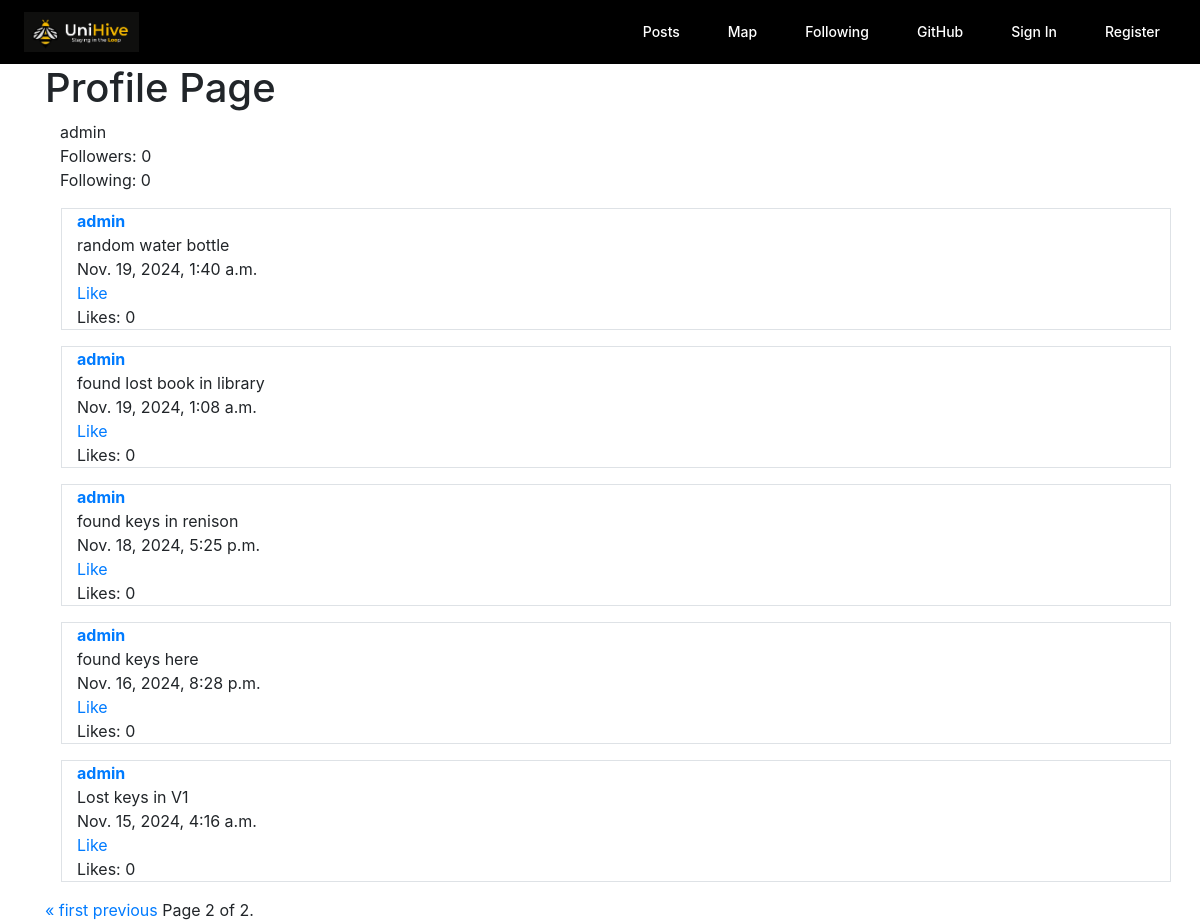
Before: /profile/admin?page=2 with the older database file.
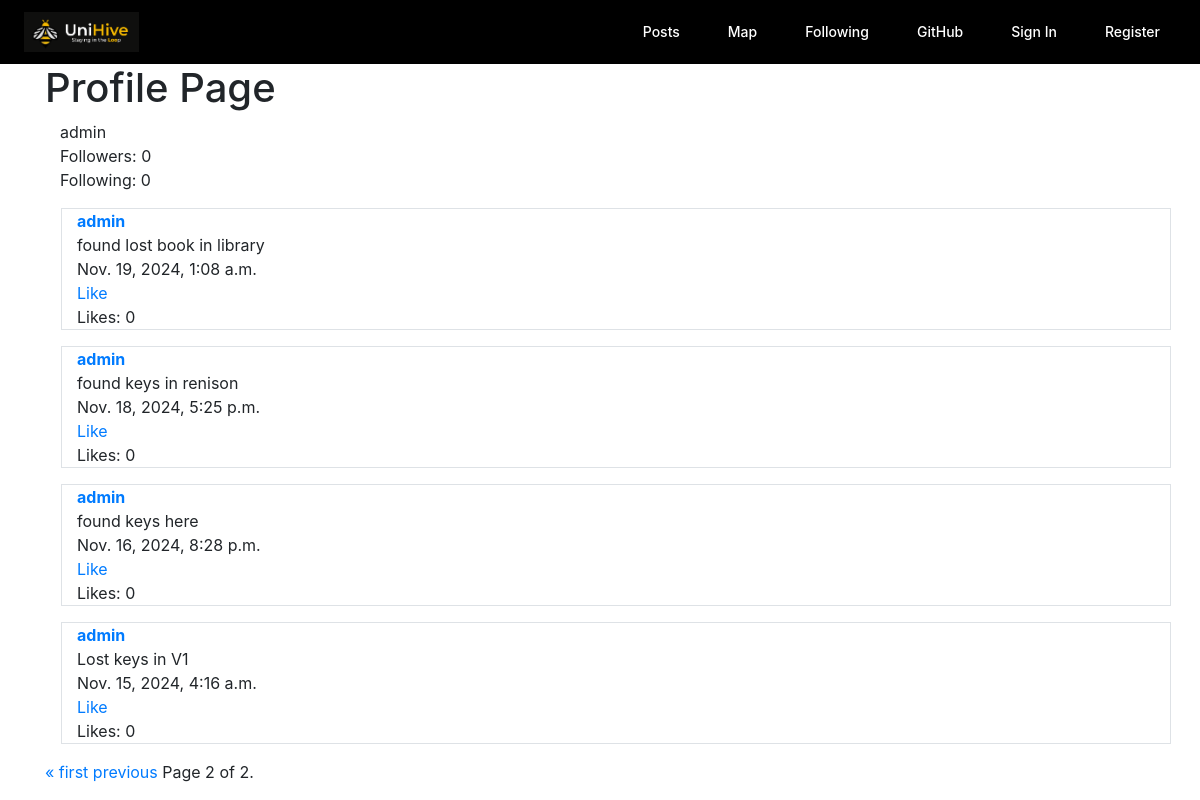
After: the same page with the newer database file.
### network/models.py (models this page shows)
class Post(models.Model):
    poster = models.ForeignKey(User, on_delete=models.CASCADE)
    content = models.TextField()
    time = models.DateTimeField(auto_now_add=True)
    likes = models.ManyToManyField(User, blank=True, related_name="liked")
    found = models.BooleanField(default=False)
    picture = models.ImageField(upload_to=post_picture_path, blank=True, null=True)
    latitude = models.FloatField(default=43.4722893)
    longitude = models.FloatField(default=-80.5474325)
    pinned = models.BooleanField(default=False)

class User(AbstractUser):
    pass

### network/views.py (the view)
# urls.py: path("profile/<str:username>", views.view_profile, name="view_profile"),
def view_profile(request, username):
    print('view_profile called')
    print(username)
    user = User.objects.get(username=username)
    if not Network.objects.all().filter(user=user).exists():
        network = Network(user=user)
        network.save()
    network = Network.objects.get(user=user)
    print("helooooooo")
    followers = network.followers
    followers_count = followers.count()
    following = user.following
    following_count = following.count()
    others_profile = True
    others_profile_follow = True
    if user == request.user:
        others_profile = False
    else:
        if followers.filter(pk=request.user.pk).exists():
            others_profile_follow = False
    user_post = Post.objects.filter(poster=user).order_by('-time')
    new_type = []
    for post in user_post:
        is_liked = post.likes.filter(id=request.user.id).exists()
        new_type.append({"post": post, "is_liked": is_liked})
    paginator = Paginator(new_type, 10)
    page_number = request.GET.get('page')
    page_obj = paginator.get_page(page_number)
    return render(request, "network/profile.html", {
        "network" : network,
        "followers_count" : followers_count,
        "following_count" : following_count,
        "others_profile" : others_profile,
        "others_profile_follow" : others_profile_follow,
        'page_obj': page_obj
    })

### network/templates/network/profile.html (shortened to what this page needs)
{% extends "network/layout.html" %}
{% load static %}
{% block body %}
<div class="container">
    <h1>Profile Page</h1>
    <div class="container">
        {{ network.user.username }}
    </div>
    <div class="container">
        Followers: {{ followers_count }}
    </div>
    <div class="container">
        Following: {{ following_count }}
    </div>
    {% for type in page_obj %}
        <div class="container m-3 border">
            <a href="{% url 'view_profile' type.post.poster.username %}">
                <b>{{ type.post.poster.username }}</b>
            </a>
            <div class="content-space" data-id="{{ type.post.id }}">{{ type.post.content }}</div>
            <div>
                <span>{{ type.post.time }}</span>
            </div>
            {% if type.is_liked %}
                <div>
                    <a href="#" class="unlike-button" data-id="{{ type.post.id }}">Unlike</a>
                </div>
                <div>
                    <a href="#" class="like-button" data-id="{{ type.post.id }}" style="display: none;">Like</a>
                </div>
            {% else %}
                <div>
                    <a href="#" class="like-button" data-id="{{ type.post.id }}">Like</a>
                </div>
            {% endif %}
            <div>
                <span class="likes-count" data-id="{{ type.post.id }}">Likes: {{ type.post.likes.count }}</span>
            </div>
        </div>
    {% endfor %}
    <div class="pagination">
        <span class="step-links">
            {% if page_obj.has_previous %}
                <a href="?page=1">&laquo; first</a>
                <a href="?page={{ page_obj.previous_page_number }}">previous</a>
            {% endif %}
            <span class="current">
                Page {{ page_obj.number }} of {{ page_obj.paginator.num_pages }}.
            </span>
        </span>
    </div>
</div>
{% endblock %}

Changed rows visible on the page:
removed Post: post.poster.username "admin", post.content "random water bottle", post.time "Nov. 19, 2024, 1:40 a.m.", post.likes.count "0"
